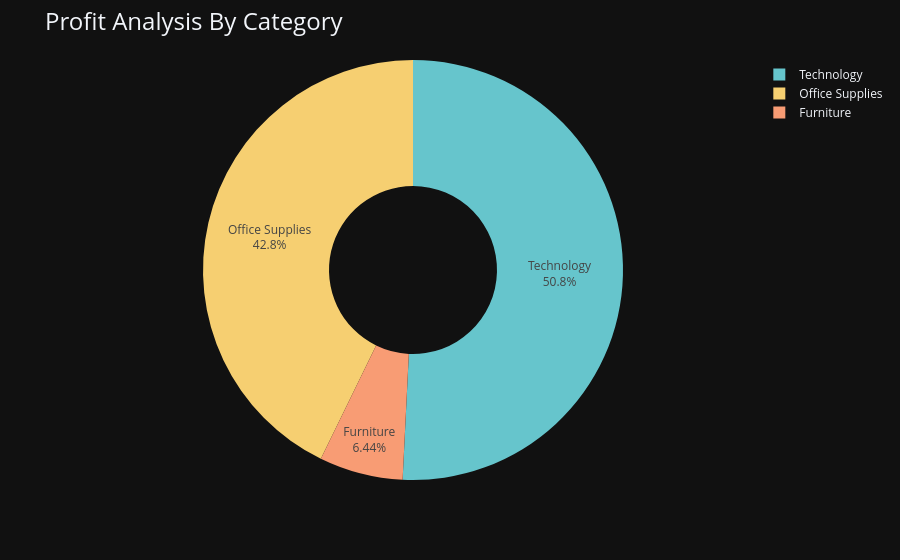

The notebook cell this image was saved under:
### Code cell
fig = px.pie(profit_by_category,
             values = "Profit",
             names = "Category", 
             hole = 0.4,
             color_discrete_sequence = px.colors.qualitative.Pastel)
fig.update_traces(textposition = "inside", textinfo = "percent+label")
fig.update_layout(title_text = "Profit Analysis By Category", title_font = dict(size = 24))

fig.show()

### Figure 1 — Plotly figure (JSON) as saved in the notebook; plotly's stock layout.template omitted (floating-point values rounded to 4 significant figures)
{"data": [{"domain": {"x": [0, 1], "y": [0, 1]}, "hole": 0.4, "hovertemplate": "Category=%{label}<br>Profit=%{value}<extra></extra>", "labels": ["Furniture", "Office Supplies", "Technology"], "legendgroup": "", "name": "", "showlegend": true, "textinfo": "percent+label", "textposition": "inside", "type": "pie", "values": [18450.0, 122500.0, 145500.0]}], "layout": {"legend": {"tracegroupgap": 0}, "margin": {"t": 60}, "piecolorway": ["rgb(102, 197, 204)", "rgb(246, 207, 113)", "rgb(248, 156, 116)", "rgb(220, 176, 242)", "rgb(135, 197, 95)", "rgb(158, 185, 243)", "rgb(254, 136, 177)", "rgb(201, 219, 116)", "rgb(139, 224, 164)", "rgb(180, 151, 231)", "rgb(179, 179, 179)"], "title": {"font": {"size": 24}, "text": "Profit Analysis By Category"}}}
